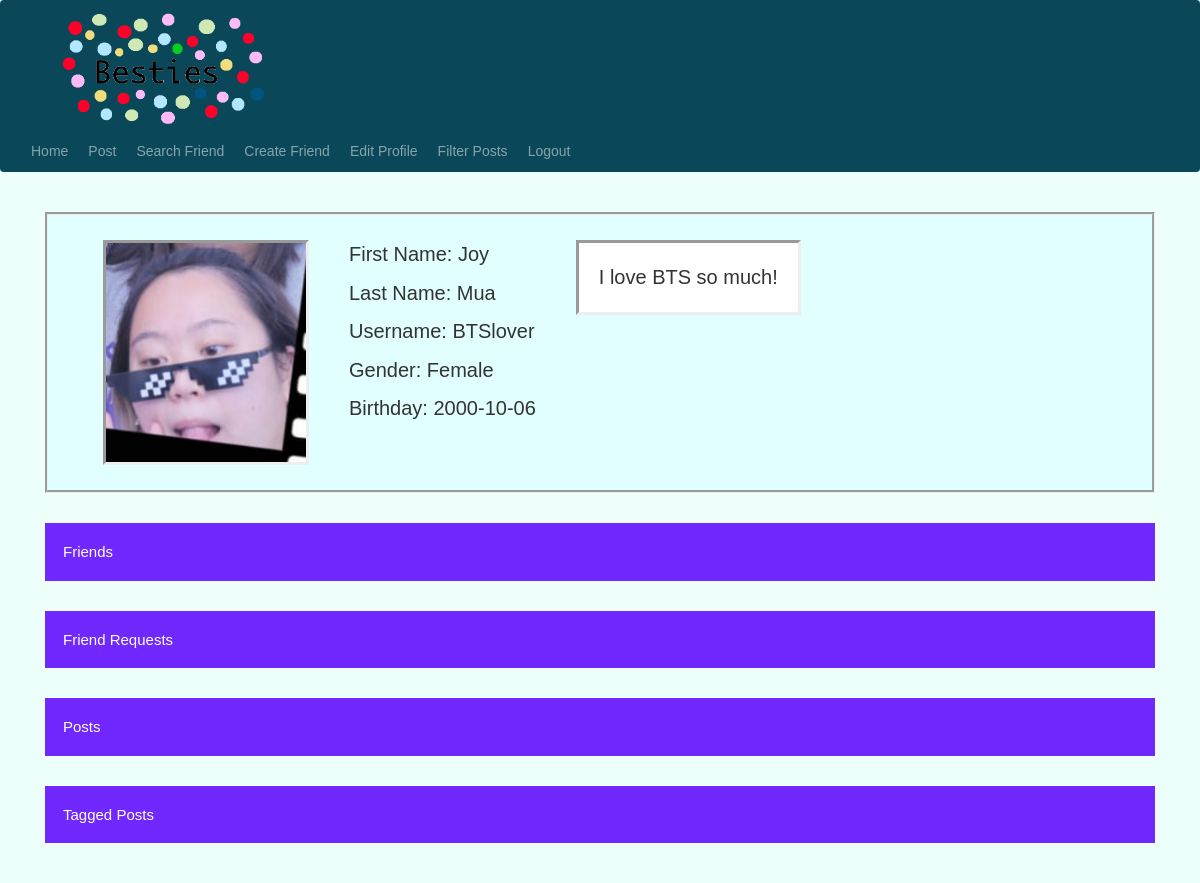
Page /user-home (signed in) on the committed database.
### setup/models.py (models this page shows)
class User(db.Model, UserMixin):
    id = db.Column(db.Integer, primary_key=True)
    email = db.Column(db.String(20), unique=True)
    username = db.Column(db.String(20), unique=True)
    password = db.Column(db.String(20))
    first_name = db.Column(db.String(20))
    middle_name = db.Column(db.String(20))
    last_name = db.Column(db.String(20))
    bio = db.Column(db.String(100))
    gender = db.Column(db.String(20))
    birthday = db.Column(db.String(20))
    profile_picture = db.Column(db.String(50))
    age = db.Column(db.Integer)
    posts = db.relationship('Post')
    friends = db.relationship('Friend')
    friends_list = db.Column(MutableList.as_mutable(PickleType), default=[])
    friend_requests = db.relationship('Friend_request')

### setup/features.py (the view)
@features.route('/user-home', methods=['GET', 'POST'])
@login_required
def user_home():
    all_requests = db.session.query(Friend_request).order_by(Friend_request.id.desc()).all()
    list_of_user_friends = []
    for index, friend in enumerate(current_user.friends_list):
        tmp_user = User.query.filter_by(id=friend.id).first()
        current_user.friends_list[index] = tmp_user
        list_of_user_friends.append(tmp_user)
    db.session.commit()
    print("check: ", list_of_user_friends)
    return render_template("home.html", user=current_user, all_requests=all_requests, list_of_user_friends=list_of_user_friends)

### setup/__init__.py (called while the page is built)
def create_app():
    app = Flask(__name__)
    app.config['SECRET KEY'] = 'iudsdbciud ccdoi'
    app.config['SQLALCHEMY_DATABASE_URI'] = f'sqlite:///{DB_NAME}'
    db.init_app(app)
    from .features import features
    from .authorization import authorization
    app.register_blueprint(features, url_prefix='/')
    app.register_blueprint(authorization, url_prefix='/')
    from .models import User
    with app.app_context():
        db.create_all()
    login_manager = LoginManager()
    login_manager.login_view = 'authorization.login'
    login_manager.init_app(app)
    @login_manager.user_loader
    def load_user(id):
        return User.query.get(int(id))
    return app

### setup/templates/home.html (shortened to what this page needs)
{% extends "base.html" %}
{% block content %}
<div class="groove">
    <div class="container">
        <div class="image" style="float: left;">
            <img class="img-responsive" src="{{ url_for('features.send_image', filename=user.profile_picture) }}" width="200">
        </div>
        <div class="text1" style="float: left;">
            <p>First Name: {{ user.first_name }}</p>
            <p>Last Name: {{ user.last_name }}</p>
            <p>Username: {{ user.username }}</p>
            <p>Gender: {{ user.gender }}</p>
            <p>Birthday: {{ user.birthday }} </p>
        </div>
        <div class="text1" style="float: left;">
            <p class="bio">{{ user.bio }}</p>
        </div>
    </div>
</div>
<p style="float: left; padding: 10px;"></p>
<button type="button" class="collapsible">Friends</button>
<p style="float: left; padding: 10px;"></p>
<button type="button" class="collapsible">Friend Requests</button>
<p style="float: left; padding: 10px;"></p>
<button type="button" class="collapsible">Posts</button>
{% set lst = [] %}
<p style="float: left; padding: 10px;"></p>
<button type="button" class="collapsible">Tagged Posts</button>
<body onload="loadSlides({{ lst|safe }})"></body>
<br />
<br />
<br />
{% endblock %}

### setup/static/style.css (style rules this page uses)
* { box-sizing: border-box; }
.text1 { font-size: 20px; padding-left: 40px; }
.groove { background-color: #E2FFFF; border-style: groove; padding-left: 40px; padding-top: 25px; padding-bottom: 15px; padding-right: 40px; }
.image { border-style: inset; }
.bio { padding: 20px; border-style: inset; background-color: white; }
* { box-sizing: border-box }
body { font-family: Verdana, sans-serif; margin:0 }
img { vertical-align: middle; }
.collapsible { background-color: #7028FF; color: white; cursor: pointer; padding: 18px; width: 100%; border: none; text-align: left; outline: none; font-size: 15px; }

### rows in the picture
User: profile_picture (picture), first_name "Joy", last_name "Mua", username "BTSlover", gender "Female", birthday "2000-10-06", bio "I love BTS so much!"
